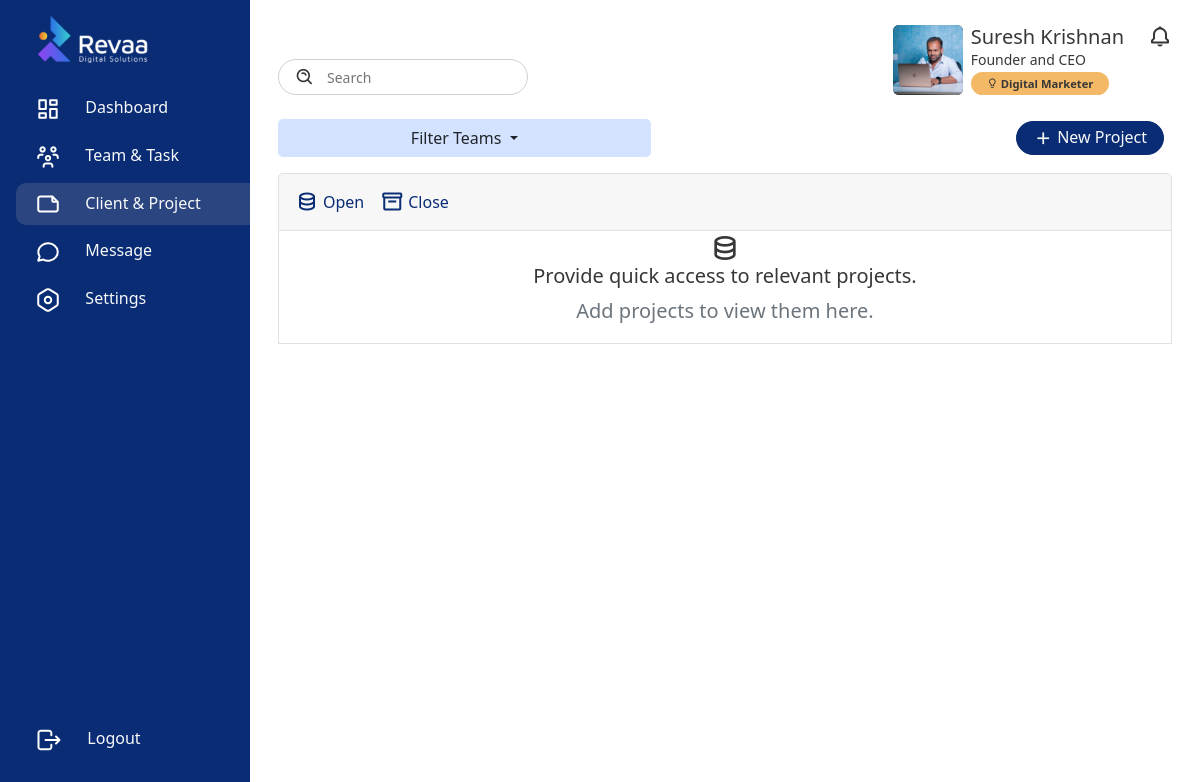
The app's page /project/ (signed in), older data.
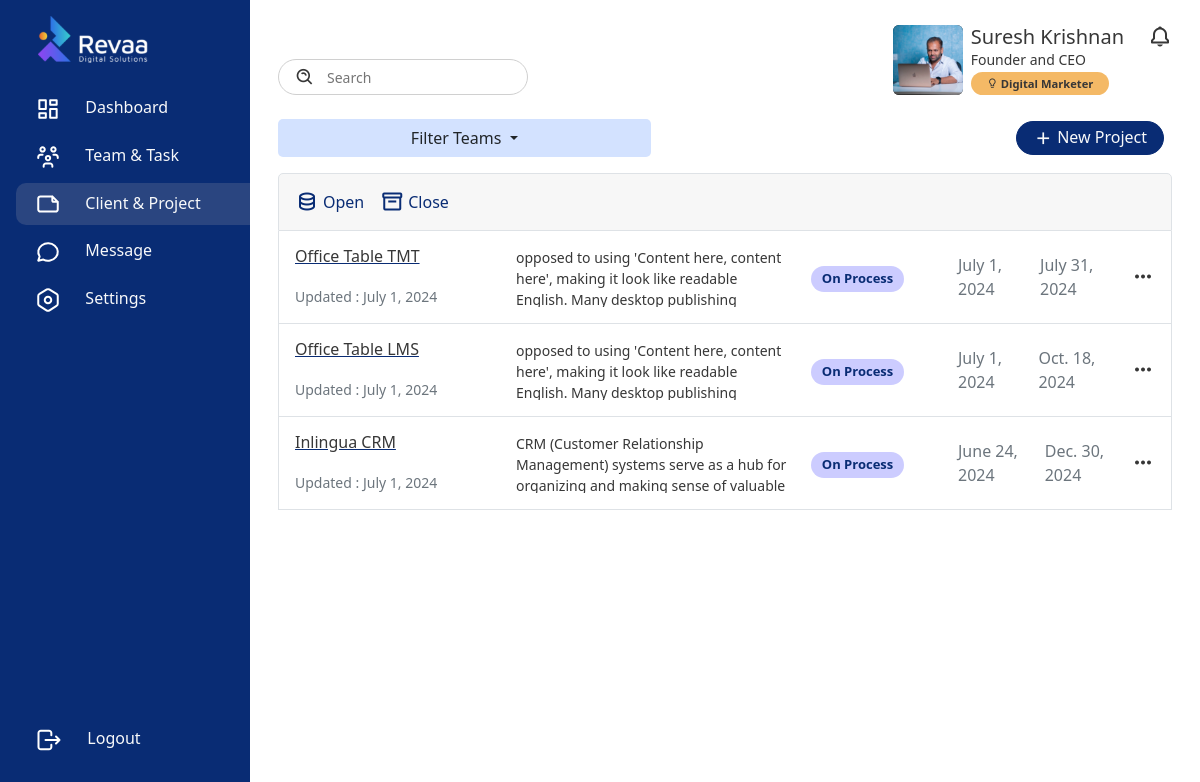
The same page, newer data.
### frontend/models.py (models this page shows, shortened)
class Project(models.Model):
    WAITING_TO_START = 'Waiting to Start'
    DROPPED = 'Dropped'
    HOLD = 'Hold'
    ON_PROCESS = 'On Process'
    COMPLETED = 'Completed'
    CLOSED = 'Closed'
    STATUS_CHOICES = [
        (WAITING_TO_START, 'Waiting to Start'),
        (DROPPED, 'Dropped'),
        (HOLD, 'Hold'),
        (ON_PROCESS, 'On Process'),
        (COMPLETED, 'Completed'),
        (CLOSED, 'Closed'),
    ]
    HIGH = 'High'
    MEDIUM = 'Medium'
    LOW = 'Low'
    PRIORITY_CHOICES = [
        (HIGH, 'High'),
        (MEDIUM, 'Medium'),
        (LOW, 'Low'),
    ]
    project_img = models.ImageField(upload_to='path/to/upload/', null=True, blank=True)
    client = models.ForeignKey(customersTable, on_delete=models.CASCADE)
    project_name = models.CharField(max_length=255)  # Added max_length for project name
    project_description = models.TextField(null=True, blank=True)  # Fixed typo from project_discription to project_description
    start_date = models.DateField(null=True, blank=True)
    end_of_date = models.DateField(null=True, blank=True)
    status = models.CharField(choices=STATUS_CHOICES, default=WAITING_TO_START, max_length=16, null=True, blank=True)
    priority = models.CharField(choices=PRIORITY_CHOICES, max_length=10, null=True, blank=True)
    team = models.ForeignKey(Team, on_delete=models.SET_NULL, related_name='projects', null=True)
    created_by = models.ForeignKey(User, on_delete=models.SET_NULL, related_name='projects_created', null=True)
    created_date = models.DateField(auto_now_add=True)
    updated_by = models.ForeignKey(User, on_delete=models.SET_NULL, related_name='projects_updated', null=True)
    updated_date = models.DateField(auto_now=True)

### frontend/functions/project.py (the view, shortened to what this page needs)
# urls.py: path('project/', project.projects_page, name='project'),
@login_required(login_url='login')
def projects_page(request):
    context = {
        'Project': 'active',
        'all_teams': Team.objects.all(),
        'all_projects': Project.objects.exclude(status='Closed').order_by('-id'),
        'closed_projects': Project.objects.filter(status='Closed'),
        'all_customers': customersTable.objects.all()[::-1]
    }
    return render(request, 'tmt-tool/project.html', context)

### frontend/models.py (called while the page is built)
    def __str__(self):
        return self.name

    def __str__(self):
        return self.companyname

### templates/tmt-tool/project.html (shortened to what the changed rows need)
{% extends 'base.html' %}
{% load static %}
{% block container %}
<div class="d-flex">
    <div class="content w-100">
        <div class="container mt-4">
            <div class="card">
                {% if all_projects %}
                {% for project in all_projects %}
                <div class="card-body border border-top-0 p-3">
                    <div class="row" style="max-height: 60px;">
                        <div class="col-3 d-flex flex-column align-items-start justify-content-between">
                            <div>
                                <a href="{% url 'singleprojectopen' pk=project.pk %}"><h6  class="text-truncate" style="width: 200px;">{{project.project_name}}</h6></a>
                            </div>
                            <p class="m-0 p-0 small text-muted">Updated : {{project.updated_date}}</p>
                        </div>
                        <div class="col-4 d-flex flex-column align-items-start justify-content-center">
                            <small style="max-height: 60px; overflow-y: hidden;">
                                {{ project.project_description }}
                            </small>
                        </div>
                        <div class="col-2  d-flex align-items-center">
                            {% if project.status %}
                            <p class="m-0 p-0
                            {% if project.status == 'Waiting to Start' %}
                            cs-alert-orange
                            {% elif project.status == 'Hold' %}
                            cs-alert-danger
                            {% elif project.status == 'Closed' %}
                            cs-alert-danger
                            {% elif project.status == 'Completed' %}
                            cs-alert-green
                            {% elif project.status == 'On Process' %}
                            cs-alert-primary
                            {% endif %}
                            mt-1">
                            {{project.status}}</p>
                            {% else %}
                            <p class="m-0 p-0 cs-alert-yellow mt-1">Status</p>
                            {% endif %}
                        </div>
                        <div class="col-3 d-flex align-items-center justify-content-between">
                            {% if project.start_date %}
                            <p class="m-0 p-0 text-muted">{{project.start_date}}</p>
                            {% else %}
                            <p class="m-0 p-0 text-muted">Start Date</p>
                            {% endif %}
                            {% if project.end_of_date %}
                            <p class="m-0 p-0 text-muted">{{project.end_of_date}}</p>
                            {% else %}
                            <p class="m-0 p-0 text-muted">End Date</p>
                            {% endif %}
                            <div class="btn-group">
                                <i class='bx bx-dots-horizontal-rounded fs-4' data-bs-toggle="dropdown" aria-expanded="false"></i>
                            </div>
                        </div>
                    </div>
                </div>
                {% endfor %}
                {% else %}
                <div class="card-body border border-top-0 p-3">
                    <div class="row">
                        <div class="col d-flex flex-column align-items-center justify-content-center" style="height: 80px;">
                            {% if closed_project_page %}
                            <i class='bx bx-box fs-3' ></i>
                            <h5 class="fs-5">No closed projects</h5>
                            {% else %}
                            <i class='bx bx-data fs-2'></i>
                            <h5 class="fs-5">Provide quick access to relevant projects.</h5>
                            <p class="fs-5 text-muted">Add projects to view them here.</p>
                            {% endif %}
                        </div>
                    </div>
                </div>
                {% endif %}
              </div>
        </div>
    </div>
</div>
{% endblock %}

Row changes from the older to the newer data that the page shows:
added Project: project_name "Office Table TMT", updated_date "July 1, 2024", project_description "opposed to using 'Content here, content here', making it look like readable English. Many desktop publishing…", status "On Process", start_date "July 1, 2024", end_of_date "July 31, 2024"
added Project: project_name "Office Table LMS", updated_date "July 1, 2024", project_description "opposed to using 'Content here, content here', making it look like readable English. Many desktop publishing…", status "On Process", start_date "July 1, 2024", end_of_date "Oct. 18, 2024"
now on this page (row edited): Project: project_name "Inlingua CRM", updated_date "July 1, 2024", project_description "CRM (Customer Relationship Management) systems serve as a hub for organizing and making sense of valuable…", status "On Process", start_date "June 24, 2024", end_of_date "Dec. 30, 2024"
Text that changed along with them:
text no longer shown: "Provide quick access to relevant projects. Add projects to view them here."
